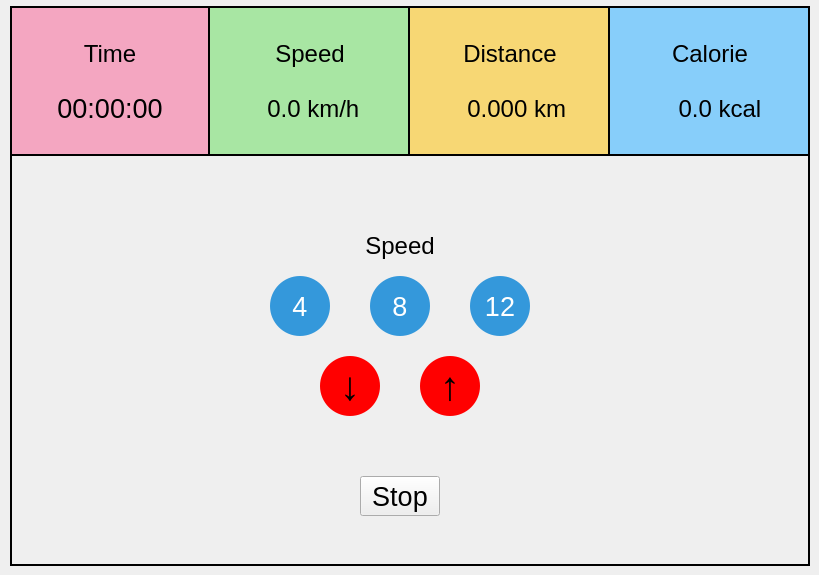
    <widget class="QWidget" name="Running_UI">
     <widget class="QFrame" name="frame">
      <property name="geometry">
       <rect>
        <x>10</x>
        <y>6</y>
        <width>800</width>
        <height>560</height>
       </rect>
      </property>
      <property name="styleSheet">
       <string notr="true">QFrame#frame {
    border: 2px solid black;
    border-radius: 0px;
}</string>
      </property>
      <property name="frameShape">
       <enum>QFrame::Shape::NoFrame</enum>
      </property>
      <property name="frameShadow">
       <enum>QFrame::Shadow::Raised</enum>
      </property>
      <widget class="QFrame" name="TimeFrame">
       <property name="geometry">
        <rect>
         <x>0</x>
         <y>0</y>
         <width>200</width>
         <height>150</height>
        </rect>
       </property>
       <property name="styleSheet">
        <string notr="true">#TimeFrame {
    border: 2px solid black;
    border-radius: 0px;
 background-color: #F4A6C1;}</string>
       </property>
       <property name="frameShape">
        <enum>QFrame::Shape::NoFrame</enum>
       </property>
       <property name="frameShadow">
        <enum>QFrame::Shadow::Raised</enum>
       </property>
       <widget class="QLabel" name="TimeLabel">
        <property name="geometry">
         <rect>
          <x>0</x>
          <y>10</y>
          <width>200</width>
          <height>75</height>
         </rect>
        </property>
        <property name="font">
         <font>
          <pointsize>18</pointsize>
         </font>
        </property>
        <property name="layoutDirection">
         <enum>Qt::LayoutDirection::LeftToRight</enum>
        </property>
        <property name="text">
         <string>Time</string>
        </property>
        <property name="alignment">
         <set>Qt::AlignmentFlag::AlignCenter</set>
        </property>
       </widget>
       <widget class="QLabel" name="TimeText">
        <property name="geometry">
         <rect>
          <x>0</x>
          <y>65</y>
          <width>200</width>
          <height>75</height>
         </rect>
        </property>
        <property name="font">
         <font>
          <pointsize>20</pointsize>
         </font>
        </property>
        <property name="text">
         <string>00:00:00</string>
        </property>
        <property name="alignment">
         <set>Qt::AlignmentFlag::AlignCenter</set>
        </property>
       </widget>
      </widget>
      <widget class="QFrame" name="SpeedFrame">
       <property name="geometry">
        <rect>
         <x>200</x>
         <y>0</y>
         <width>200</width>
         <height>150</height>
        </rect>
       </property>
       <property name="styleSheet">
        <string notr="true">#SpeedFrame{border: 2px solid black;
    border-radius: 0px;
     border-left:none; background-color: #A8E6A3;}</string>
       </property>
       <property name="frameShape">
        <enum>QFrame::Shape::NoFrame</enum>
       </property>
       <property name="frameShadow">
        <enum>QFrame::Shadow::Raised</enum>
       </property>
       <widget class="QLabel" name="SpeedLabel">
        <property name="geometry">
         <rect>
          <x>0</x>
          <y>10</y>
          <width>200</width>
          <height>75</height>
         </rect>
        </property>
        <property name="font">
         <font>
          <pointsize>18</pointsize>
         </font>
        </property>
        <property name="text">
         <string>Speed</string>
        </property>
        <property name="alignment">
         <set>Qt::AlignmentFlag::AlignCenter</set>
        </property>
       </widget>
       <widget class="QLabel" name="SpeedText">
        <property name="geometry">
         <rect>
          <x>0</x>
          <y>65</y>
          <width>200</width>
          <height>75</height>
         </rect>
        </property>
        <property name="font">
         <font>
          <pointsize>18</pointsize>
         </font>
        </property>
        <property name="text">
         <string> 0.0 km/h</string>
        </property>
        <property name="alignment">
         <set>Qt::AlignmentFlag::AlignCenter</set>
        </property>
       </widget>
      </widget>
      <widget class="QFrame" name="DistanceFrame">
       <property name="geometry">
        <rect>
         <x>400</x>
         <y>0</y>
         <width>200</width>
         <height>150</height>
        </rect>
       </property>
       <property name="styleSheet">
        <string notr="true">#DistanceFrame{border: 2px solid black;
    border-radius: 0px;
     border-left:none;
 background-color: #F7D774;}</string>
       </property>
       <property name="frameShape">
        <enum>QFrame::Shape::StyledPanel</enum>
       </property>
       <property name="frameShadow">
        <enum>QFrame::Shadow::Raised</enum>
       </property>
       <widget class="QLabel" name="DistanceLabel">
        <property name="geometry">
         <rect>
          <x>0</x>
          <y>10</y>
          <width>200</width>
          <height>75</height>
         </rect>
        </property>
        <property name="font">
         <font>
          <pointsize>18</pointsize>
         </font>
        </property>
        <property name="text">
         <string>Distance</string>
        </property>
        <property name="alignment">
         <set>Qt::AlignmentFlag::AlignCenter</set>
        </property>
       </widget>
       <widget class="QLabel" name="DistanceText">
        <property name="geometry">
         <rect>
          <x>0</x>
          <y>65</y>
          <width>200</width>
          <height>75</height>
         </rect>
        </property>
        <property name="font">
         <font>
          <pointsize>18</pointsize>
         </font>
        </property>
        <property name="text">
         <string>  0.000 km</string>
        </property>
        <property name="alignment">
         <set>Qt::AlignmentFlag::AlignCenter</set>
        </property>
       </widget>
      </widget>
      <widget class="QFrame" name="CalorieFrame">
       <property name="geometry">
        <rect>
         <x>600</x>
         <y>0</y>
         <width>200</width>
         <height>150</height>
        </rect>
       </property>
       <property name="baseSize">
        <size>
         <width>0</width>
         <height>0</height>
        </size>
       </property>
       <property name="styleSheet">
        <string notr="true">#CalorieFrame {
    border: 2px solid black;
    border-radius: 0px;
    border-left: none;
    background-color: #87CEFA;
}</string>
       </property>
       <property name="frameShape">
        <enum>QFrame::Shape::StyledPanel</enum>
       </property>
       <property name="frameShadow">
        <enum>QFrame::Shadow::Raised</enum>
       </property>
       <widget class="QLabel" name="CalorieLabel">
        <property name="geometry">
         <rect>
          <x>0</x>
          <y>10</y>
          <width>200</width>
          <height>75</height>
         </rect>
        </property>
        <property name="font">
         <font>
          <pointsize>18</pointsize>
         </font>
        </property>
        <property name="text">
         <string>Calorie</string>
        </property>
        <property name="alignment">
         <set>Qt::AlignmentFlag::AlignCenter</set>
        </property>
       </widget>
       <widget class="QLabel" name="CalorieText">
        <property name="geometry">
         <rect>
          <x>0</x>
          <y>65</y>
          <width>200</width>
          <height>75</height>
         </rect>
        </property>
        <property name="font">
         <font>
          <pointsize>18</pointsize>
         </font>
        </property>
        <property name="text">
         <string>   0.0 kcal</string>
        </property>
        <property name="alignment">
         <set>Qt::AlignmentFlag::AlignCenter</set>
        </property>
       </widget>
      </widget>
      <widget class="QLabel" name="SpeedLabel2">
       <property name="geometry">
        <rect>
         <x>350</x>
         <y>200</y>
         <width>80</width>
         <height>80</height>
        </rect>
       </property>
       <property name="font">
        <font>
         <pointsize>18</pointsize>
        </font>
       </property>
       <property name="text">
        <string>Speed</string>
       </property>
       <property name="alignment">
        <set>Qt::AlignmentFlag::AlignCenter</set>
       </property>
      </widget>
      <widget class="QPushButton" name="Speed4Button">
       <property name="enabled">
        <bool>true</bool>
       </property>
       <property name="geometry">
        <rect>
         <x>260</x>
         <y>270</y>
         <width>60</width>
         <height>60</height>
        </rect>
       </property>
       <property name="font">
        <font>
         <pointsize>20</pointsize>
        </font>
       </property>
       <property name="styleSheet">
        <string notr="true">    background-color: #3498db;
    color: white;
    border-radius: 30px;   /* 크기의 절반 */
    width: 60px;
    height: 60px;</string>
       </property>
       <property name="text">
        <string>4</string>
       </property>
      </widget>
      <widget class="QPushButton" name="Speed8Button">
       <property name="geometry">
        <rect>
         <x>360</x>
         <y>270</y>
         <width>60</width>
         <height>60</height>
        </rect>
       </property>
       <property name="font">
        <font>
         <pointsize>20</pointsize>
        </font>
       </property>
       <property name="styleSheet">
        <string notr="true">    background-color: #3498db;
    color: white;
    border-radius: 30px;   /* 크기의 절반 */
    width: 60px;
    height: 60px;</string>
       </property>
       <property name="text">
        <string>8</string>
       </property>
      </widget>
      <widget class="QPushButton" name="Speed12Button">
       <property name="geometry">
        <rect>
         <x>460</x>
         <y>270</y>
         <width>60</width>
         <height>60</height>
        </rect>
       </property>
       <property name="font">
        <font>
         <pointsize>20</pointsize>
        </font>
       </property>
       <property name="styleSheet">
        <string notr="true">    background-color: #3498db;
    color: white;
    border-radius: 30px;   /* 크기의 절반 */
    width: 60px;
    height: 60px;</string>
       </property>
       <property name="text">
        <string>12</string>
       </property>
      </widget>
      <widget class="QPushButton" name="SpeedUpButton">
       <property name="geometry">
        <rect>
         <x>410</x>
         <y>350</y>
         <width>60</width>
         <height>60</height>
        </rect>
       </property>
       <property name="font">
        <font>
         <pointsize>30</pointsize>
        </font>
       </property>
       <property name="styleSheet">
        <string notr="true">    background-color: #FF0000;
    color:black;
    border-radius: 30px;   /* 크기의 절반 */
    width: 60px;
    height: 60px;</string>
       </property>
       <property name="text">
        <string>↑</string>
       </property>
       <property name="iconSize">
        <size>
         <width>20</width>
         <height>16</height>
        </size>
       </property>
      </widget>
      <widget class="QPushButton" name="SpeedDownButton">
       <property name="geometry">
        <rect>
         <x>310</x>
         <y>350</y>
         <width>60</width>
         <height>60</height>
        </rect>
       </property>
       <property name="font">
        <font>
         <pointsize>30</pointsize>
        </font>
       </property>
       <property name="styleSheet">
        <string notr="true">    background-color: #FF0000;
    color:black;
    border-radius: 30px;   /* 크기의 절반 */
    width: 60px;
    height: 60px;</string>
       </property>
       <property name="text">
        <string>↓</string>
       </property>
      </widget>
      <widget class="QPushButton" name="EndButton">
       <property name="geometry">
        <rect>
         <x>350</x>
         <y>470</y>
         <width>80</width>
         <height>40</height>
        </rect>
       </property>
       <property name="font">
        <font>
         <pointsize>20</pointsize>
        </font>
       </property>
       <property name="styleSheet">
        <string notr="true"/>
       </property>
       <property name="text">
        <string>Stop</string>
       </property>
      </widget>
     </widget>
    </widget>
